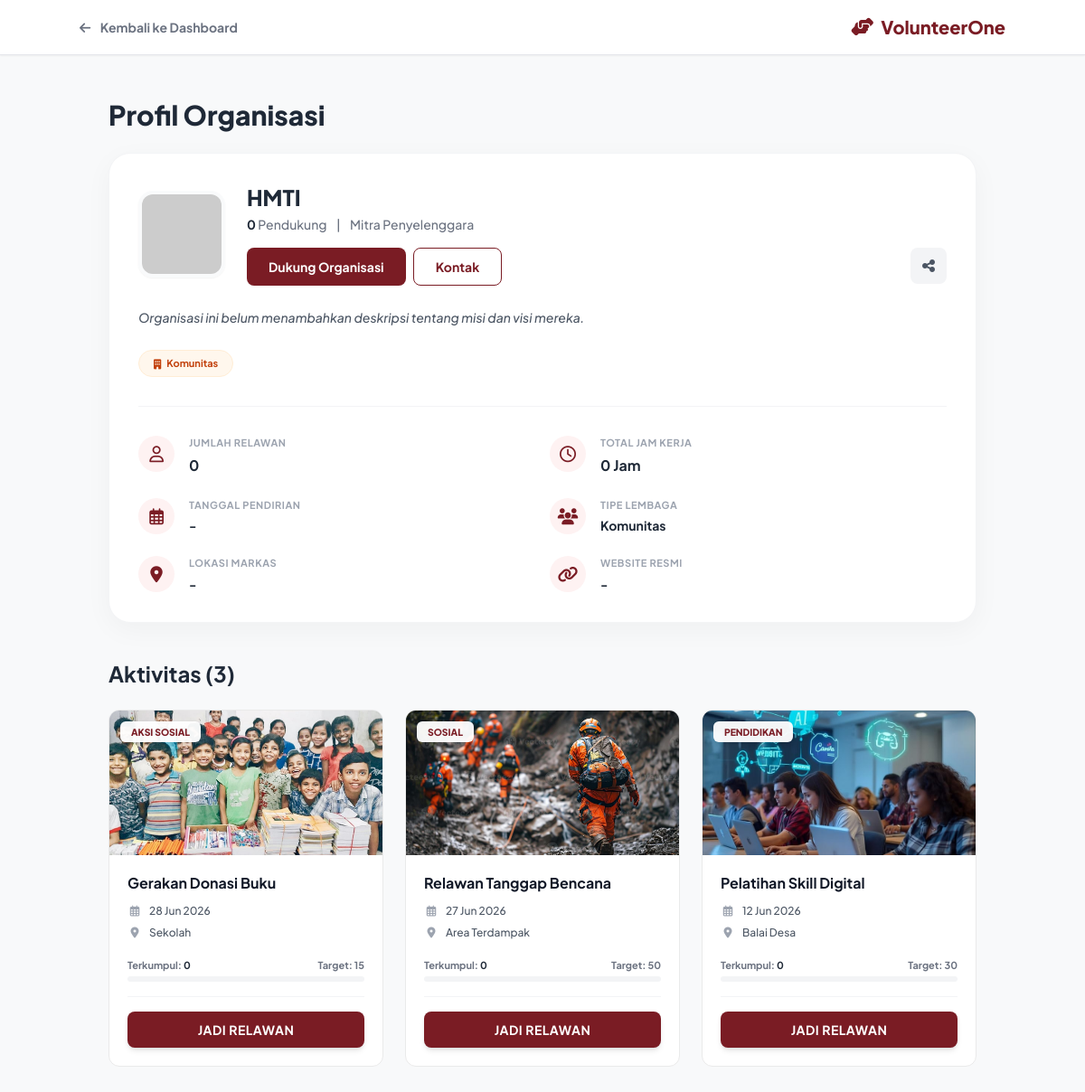
Page /profil_organisasi.php?id=6 (signed in) on the committed database.
### tables this page shows
CREATE TABLE `users` (
  `id` int(11) NOT NULL,
  `name` varchar(100) NOT NULL,
  `email` varchar(100) NOT NULL,
  `phone` varchar(20) NOT NULL,
  `password` varchar(255) NOT NULL,
  `role` varchar(50) DEFAULT 'user',
  `is_validated` tinyint(1) DEFAULT 1,
  `description` text DEFAULT NULL,
  `established_date` date DEFAULT NULL,
  `location` varchar(150) DEFAULT NULL,
  `website` varchar(150) DEFAULT NULL,
  `org_type` varchar(50) DEFAULT 'Komunitas'
);

CREATE TABLE `programs` (
  `id` int(11) NOT NULL,
  `name` varchar(150) NOT NULL,
  `description` text NOT NULL,
  `location` varchar(150) NOT NULL,
  `prog_date` date NOT NULL,
  `quota` int(11) NOT NULL,
  `rating` int(11) DEFAULT 0,
  `category` varchar(50) DEFAULT 'Sosial',
  `organizer` varchar(100) DEFAULT 'VolunteerOne Official',
  `image_url` varchar(255) DEFAULT 'https://images.unsplash.com/photo-1593113589914-075990190da4?auto=format&fit=crop&q=80&w=500',
  `organizer_id` int(11) DEFAULT NULL,
  `prog_time` varchar(20) DEFAULT '10:00'
);

### profil_organisasi.php (the view, shortened to what this page needs)
<?php
require 'koneksi.php';
$org_id = $_GET['id'];
$stmt = $pdo->prepare("SELECT * FROM users WHERE id = ? AND role = 'organizer'");
$stmt->execute([$org_id]);
$org = $stmt->fetch(PDO::FETCH_ASSOC);
$stmtProg = $pdo->prepare("SELECT COUNT(*) FROM programs WHERE organizer_id = ?");
$stmtProg->execute([$org_id]);
$total_kegiatan = $stmtProg->fetchColumn();
$stmtVol = $pdo->prepare("SELECT COUNT(*) FROM applications a JOIN programs p ON a.program_id = p.id WHERE p.organizer_id = ?");
$stmtVol->execute([$org_id]);
$total_relawan = $stmtVol->fetchColumn();
$stmtJam = $pdo->prepare("SELECT COUNT(*) FROM applications a JOIN programs p ON a.program_id = p.id WHERE p.organizer_id = ? AND a.status = 'Disetujui'");
$stmtJam->execute([$org_id]);
$total_jam = $stmtJam->fetchColumn() * 4;
$programs = $pdo->query("SELECT * FROM programs WHERE organizer_id = '$org_id' ORDER BY prog_date DESC")->fetchAll(PDO::FETCH_ASSOC);
$my_apps = [];
if(isset($_SESSION['user_id']) && $_SESSION['role'] == 'user') {
    $stmtHistory = $pdo->prepare("SELECT program_id, status FROM applications WHERE user_id = ?");
    $stmtHistory->execute([$_SESSION['user_id']]);
    $history = $stmtHistory->fetchAll();
    foreach($history as $h) {
        $my_apps[$h['program_id']] = $h['status'];
    }
}
?>
<!DOCTYPE html>
<html lang="id">
<head>
    <script src="https://cdn.tailwindcss.com"></script>
    <link rel="stylesheet" href="https://cdnjs.cloudflare.com/ajax/libs/font-awesome/6.4.0/css/all.min.css">
</head>
<body class="pb-12">
    <nav class="bg-white border-b border-gray-200 sticky top-0 z-50 py-4 px-6 shadow-sm">
        <div class="max-w-5xl mx-auto flex items-center justify-between">
            <a href="dashboard.php" class="text-gray-500 hover:text-[#7a1c24] font-bold text-sm transition"><i class="fas fa-arrow-left mr-2"></i> Kembali ke Dashboard</a>
            <div class="font-extrabold text-xl text-[#7a1c24] flex items-center gap-2"><i class="fas fa-hands-helping"></i> VolunteerOne</div>
        </div>
    </nav>
    <main class="max-w-5xl mx-auto p-4 md:p-8 mt-4">
        <h1 class="text-3xl font-black text-gray-800 mb-6">Profil Organisasi</h1>
        <div class="bg-white rounded-3xl shadow-[0_8px_30px_rgba(0,0,0,0.04)] border border-gray-100 overflow-hidden mb-10">
            <div class="p-6 md:p-8">
                <div class="flex flex-col md:flex-row gap-6 items-start md:items-center mb-6">
                    <img src="https://api.dicebear.com/7.x/initials/svg?seed=<?= urlencode($org['name']) ?>&backgroundColor=ebdcc9" class="w-24 h-24 rounded-2xl border-4 border-gray-50 shadow-sm shrink-0">
                    <div class="flex-grow w-full">
                        <h2 class="text-2xl font-extrabold text-gray-800 mb-1"><?= htmlspecialchars($org['name']) ?></h2>
                        <p class="text-sm text-gray-500 mb-4 font-medium"><span class="font-bold text-gray-800"><?= $total_relawan ?></span> Pendukung <span class="mx-2">|</span> Mitra Penyelenggara</p>
                        <div class="flex gap-2">
                            <button class="bg-[#7a1c24] text-white hover:bg-[#5a1218] px-6 py-2.5 font-bold rounded-lg text-sm shadow-sm transition">Dukung Organisasi</button>
                            <a href="mailto:<?= htmlspecialchars($org['email']) ?>" class="border border-[#7a1c24] text-[#7a1c24] hover:bg-red-50 px-6 py-2.5 font-bold rounded-lg text-sm transition">Kontak</a>
                            <button class="bg-gray-100 text-gray-600 w-10 h-10 rounded-lg flex items-center justify-center hover:bg-gray-200 ml-auto transition"><i class="fas fa-share-alt"></i></button>
                        </div>
                    </div>
                </div>
                <p class="text-sm text-gray-600 leading-relaxed mb-6 font-medium text-justify">
                    <?= !empty($org['description']) ? nl2br(htmlspecialchars($org['description'])) : '<i>Organisasi ini belum menambahkan deskripsi tentang misi dan visi mereka.</i>' ?>
                </p>
                <div class="flex flex-wrap gap-2 mb-8">
                    <span class="bg-orange-50 text-orange-700 px-4 py-1.5 rounded-full text-[11px] font-bold border border-orange-100 flex items-center gap-1.5"><i class="fas fa-building"></i> <?= htmlspecialchars($org['org_type'] ?? 'Komunitas') ?></span>
                </div>
                <hr class="border-gray-100 mb-8">
                <div class="grid grid-cols-1 sm:grid-cols-2 gap-y-6 gap-x-4">
                    <div class="flex items-start gap-4">
                        <div class="w-10 h-10 rounded-full bg-red-50 text-[#7a1c24] flex items-center justify-center shrink-0"><i class="far fa-user text-lg"></i></div>
                        <div>
                            <h5 class="text-[11px] font-bold text-gray-400 uppercase tracking-wider mb-1">Jumlah Relawan</h5>
                            <p class="font-bold text-gray-800 text-base"><?= $total_relawan ?></p>
                        </div>
                    </div>
                    <div class="flex items-start gap-4">
                        <div class="w-10 h-10 rounded-full bg-red-50 text-[#7a1c24] flex items-center justify-center shrink-0"><i class="far fa-clock text-lg"></i></div>
                        <div>
                            <h5 class="text-[11px] font-bold text-gray-400 uppercase tracking-wider mb-1">Total Jam Kerja</h5>
                            <p class="font-bold text-gray-800 text-base"><?= $total_jam ?> Jam</p>
                        </div>
                    </div>
                    <div class="flex items-start gap-4">
                        <div class="w-10 h-10 rounded-full bg-red-50 text-[#7a1c24] flex items-center justify-center shrink-0"><i class="far fa-calendar-alt text-lg"></i></div>
                        <div>
                            <h5 class="text-[11px] font-bold text-gray-400 uppercase tracking-wider mb-1">Tanggal Pendirian</h5>
                            <p class="font-bold text-gray-800 text-sm"><?= !empty($org['established_date']) ? date('d F Y', strtotime($org['established_date'])) : '-' ?></p>
                        </div>
                    </div>
                    <div class="flex items-start gap-4">
                        <div class="w-10 h-10 rounded-full bg-red-50 text-[#7a1c24] flex items-center justify-center shrink-0"><i class="fas fa-users text-lg"></i></div>
                        <div>
                            <h5 class="text-[11px] font-bold text-gray-400 uppercase tracking-wider mb-1">Tipe Lembaga</h5>
                            <p class="font-bold text-gray-800 text-sm"><?= htmlspecialchars($org['org_type'] ?? '-') ?></p>
                        </div>
                    </div>
                    <div class="flex items-start gap-4">
                        <div class="w-10 h-10 rounded-full bg-red-50 text-[#7a1c24] flex items-center justify-center shrink-0"><i class="fas fa-map-marker-alt text-lg"></i></div>
                        <div>
                            <h5 class="text-[11px] font-bold text-gray-400 uppercase tracking-wider mb-1">Lokasi Markas</h5>
                            <p class="font-bold text-gray-800 text-sm"><?= !empty($org['location']) ? htmlspecialchars($org['location']) : '-' ?></p>
                        </div>
                    </div>
                    <div class="flex items-start gap-4">
                        <div class="w-10 h-10 rounded-full bg-red-50 text-[#7a1c24] flex items-center justify-center shrink-0"><i class="fas fa-link text-lg"></i></div>
                        <div>
                            <h5 class="text-[11px] font-bold text-gray-400 uppercase tracking-wider mb-1">Website Resmi</h5>
                            <?php if(!empty($org['website'])): ?>
                                <a href="<?= htmlspecialchars($org['website']) ?>" target="_blank" class="font-bold text-[#7a1c24] hover:underline text-sm break-all"><?= htmlspecialchars($org['website']) ?></a>
                            <?php else: ?>
                                <p class="font-bold text-gray-800 text-sm">-</p>
                            <?php endif; ?>
                        </div>
                    </div>
                </div>
            </div>
        </div>
        <h3 class="text-2xl font-bold text-gray-800 mb-6">Aktivitas (<?= $total_kegiatan ?>)</h3>
        <div class="grid grid-cols-1 md:grid-cols-2 lg:grid-cols-3 gap-6">
            <?php foreach($programs as $p): ?>
                <?php
                    $status_saya = $my_apps[$p['id']] ?? null;
                    $s_c = $pdo->prepare("SELECT COUNT(*) FROM applications WHERE program_id=?");
                    $s_c->execute([$p['id']]);
                    $terisi = $s_c->fetchColumn();
                    $persen = ($p['quota'] > 0) ? min(100, round(($terisi / $p['quota']) * 100)) : 0;
                ?>
                <div class="card-program">
                    <div class="img-container">
                        <span class="badge-category"><?= htmlspecialchars($p['category'] ?? 'Sosial') ?></span>
                        <img src="<?= htmlspecialchars($p['image_url'] ?? 'https://images.unsplash.com/photo-1593113589914-075990190da4?w=500&q=80') ?>" alt="Banner">
                    </div>
                    <div class="p-5 flex flex-col flex-grow">
                        <h4 class="font-bold text-gray-900 text-base leading-snug mb-3 line-clamp-2"><?= htmlspecialchars($p['name']) ?></h4>
                        <div class="space-y-2 text-xs text-gray-600 mb-5 font-medium flex-grow">
                            <p class="flex items-start gap-2"><i class="far fa-calendar-alt w-4 text-center mt-0.5 text-gray-400"></i> <?= date('d M Y', strtotime($p['prog_date'])) ?></p>
                            <p class="flex items-start gap-2"><i class="fas fa-map-marker-alt w-4 text-center mt-0.5 text-gray-400"></i> <span class="line-clamp-1"><?= htmlspecialchars($p['location']) ?></span></p>
                        </div>
                        <div class="mt-auto">
                            <div class="flex justify-between text-[11px] font-bold text-gray-500 mb-1">
                                <span>Terkumpul: <span class="text-gray-800"><?= $terisi ?></span></span>
                                <span>Target: <?= $p['quota'] ?></span>
                            </div>
                            <div class="progress-bg mb-4"><div class="progress-bar" style="width: <?= $persen ?>%"></div></div>
                            <div class="border-t border-gray-100 pt-4">
                                <?php if(!isset($_SESSION['user_id']) || $_SESSION['role'] != 'user'): ?>
                                    <button onclick="alert('Silakan login sebagai Relawan untuk mendaftar.')" class="w-full bg-gray-100 text-gray-500 py-2.5 rounded-lg font-bold text-sm">MASUK UNTUK MENDAFTAR</button>
                                <?php elseif($status_saya): ?>
                                    <button disabled class="w-full bg-gray-100 text-gray-500 py-2.5 rounded-lg font-bold text-sm uppercase">Status: <?= $status_saya ?></button>
                                <?php else: ?>
                                    <form action="dashboard.php" method="POST">
                                        <button type="submit" name="apply_program" class="btn-maroon w-full py-2.5 text-sm shadow-md">JADI RELAWAN</button>
                                    </form>
                                <?php endif; ?>
                            </div>
                        </div>
                    </div>
                </div>
            <?php endforeach; ?>
        </div>
    </main>
</body>
</html>

### profil_organisasi.php (style rules this page uses)
:root { --vol-primary: #7a1c24; --vol-primary-hover: #5a1218; --vol-bg: #f8f9fa; }
body { font-family: 'Plus Jakarta Sans', sans-serif; background-color: var(--vol-bg); }
.card-program { background-color: white; border-radius: 12px; overflow: hidden; border: 1px solid #eaeaea; transition: all 0.3s ease; display: flex; flex-direction: column; }
.img-container { position: relative; height: 160px; width: 100%; overflow: hidden; background: #e5e7eb; }
.img-container img { width: 100%; height: 100%; object-fit: cover; transition: transform 0.5s ease; }
.badge-category { position: absolute; top: 12px; left: 12px; background: rgba(255,255,255,0.95); color: var(--vol-primary); padding: 4px 12px; border-radius: 6px; font-size: 0.65rem; font-weight: 800; text-transform: uppercase; box-shadow: 0 2px 4px rgba(0,0,0,0.1); }
.btn-maroon { background-color: var(--vol-primary); color: white; border-radius: 8px; font-weight: 700; transition: 0.2s; text-align: center; text-transform: uppercase; letter-spacing: 0.5px; }
.progress-bg { width: 100%; background-color: #f3f4f6; border-radius: 9999px; height: 6px; overflow: hidden; margin-top: 4px; }

### rows in the picture
users: name "HMTI", org_type "Komunitas"
programs: category "AKSI SOSIAL", image_url (picture), name "Gerakan Donasi Buku", prog_date "28 Jun 2026", location "Sekolah", terisi "0", quota "15"
programs: category "SOSIAL", image_url (picture), name "Relawan Tanggap Bencana", prog_date "27 Jun 2026", location "Area Terdampak", terisi "0", quota "50"
programs: category "PENDIDIKAN", image_url (picture), name "Pelatihan Skill Digital", prog_date "12 Jun 2026", location "Balai Desa", terisi "0", quota "30"

### other values in the picture
$total_relawan "0"
$total_jam "0"
$total_kegiatan "3"
